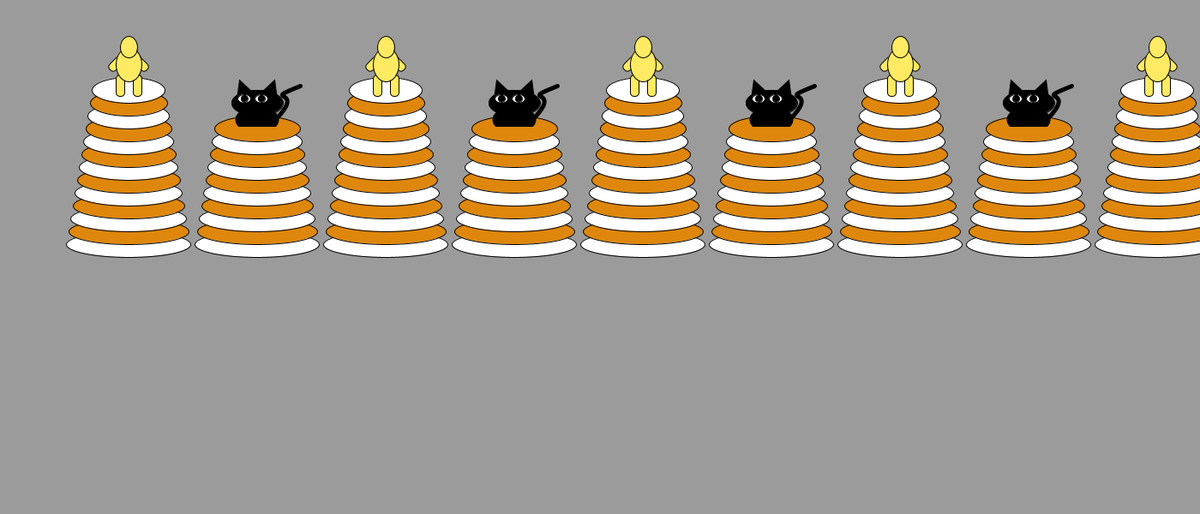
Frame 1 (no input)
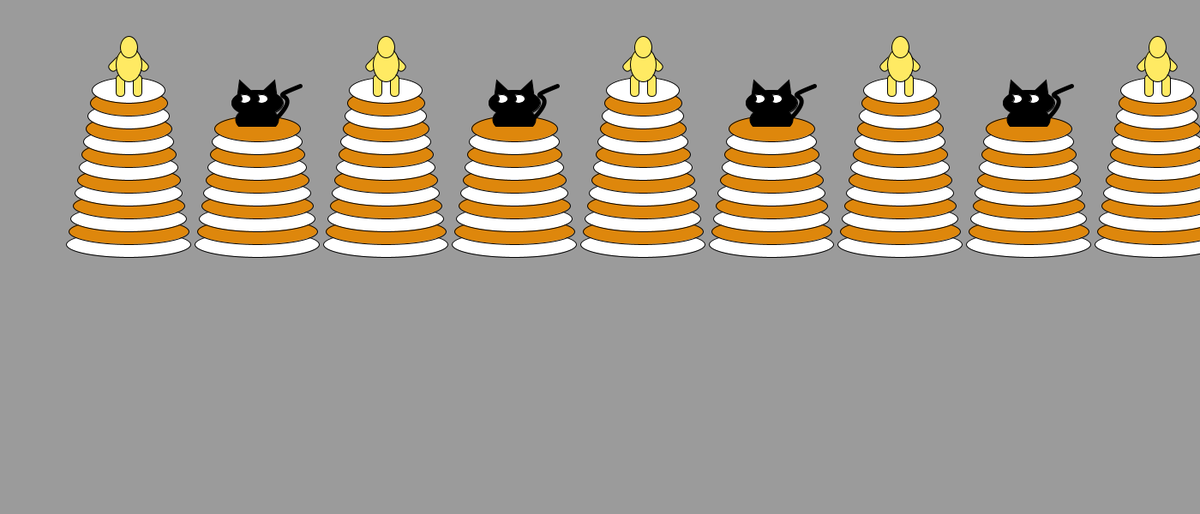
Frame 60 (the mouse pressed at the canvas centre just before this capture)
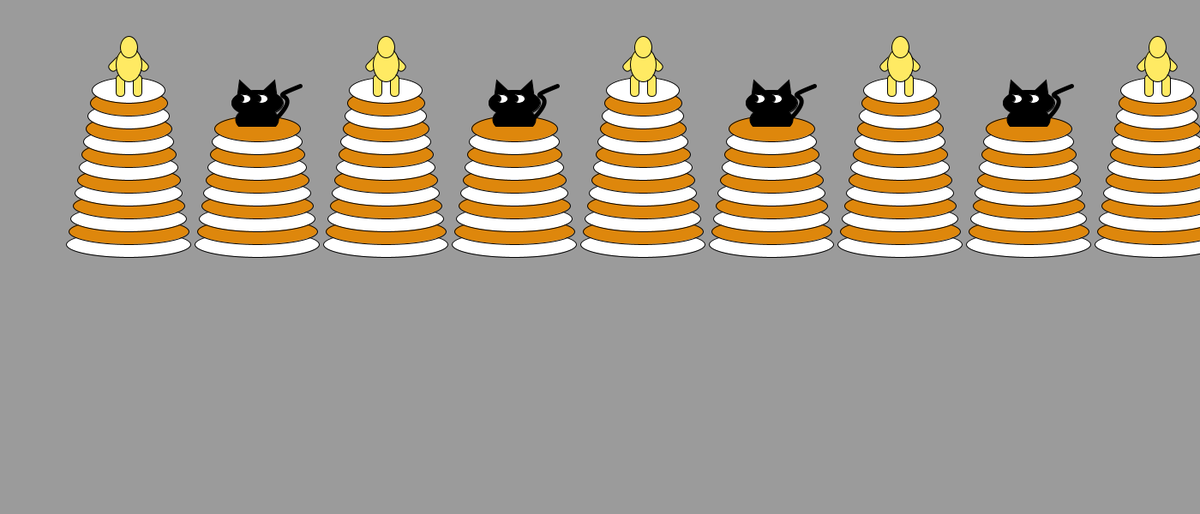
Frame 120 (the mouse held since frame 60 and released just before this capture)

The Processing sketch that drew these frames (run headless with seeded random() and noise(); from frame 60 on, the mouse is pressed at the canvas centre):

// Processing sketch: cat_in_the_hat
// ── cat_in_the_hat.pde
//Credit To Will We worked together

float kittyEyesOffset = 0;
float kittyEyesDx = 0.2;
float xTower;
float w = 100;

int isCat = (int) random(2);
/*
 Fun practice challenge with loops!
 1. Make 10 towers using a loop!
 2. How can you alternate between drawing a person and drawing a cat in the loop?
 -- hint, maybe think about isCat?
 3. How do you make the cats eyes move? What variable should you change?
 */


void setup() {
  size(1400, 600);
  rectMode(CENTER);
  background(155);
}
void draw() {
  background(155);
  for (xTower = 1; xTower <=5; xTower += 1) {
    tower(xTower * 300, 300, 200, "kitty", color(222, 135, 12));
  }
  for (xTower = 1; xTower <=5; xTower += 1) {
    tower(xTower * 300 - 150, 300, 400, "Person", color(222, 135, 12));
  }
}

void tower(float xCenter, float yBottom, float h, String figure, color col) {
  float spacing = 30;
  int numLayers = (int) max(h / spacing, 10);
  for (int n = 1; n <= numLayers; n++) {
    if (n % 2 == 0) {
      fill(col);
    } else {
      fill(255);
    }
    ellipse(xCenter,
      yBottom - n * spacing * .5, 150 - n * 5, spacing);
  }
  // figure on top
  float towerTop = yBottom - numLayers * spacing * .5;
  if (figure == "kitty") {
    kitty(xCenter, towerTop);
  } else {
    person(xCenter, towerTop);
  }
}

void kitty(float xCenter, float towerTop) {
  fill(0);
  arc(xCenter, towerTop - 10, 50, 30, radians(150), radians(390), CHORD);
  // tail
  noFill();
  strokeWeight(5);
  bezier(xCenter + 50, towerTop - 50,
    xCenter, towerTop - 30, xCenter + 60, towerTop - 50,
    xCenter + 20, towerTop - 10);
  fill(0);
  strokeWeight(1);
  for (int ear = -1; ear <= 1; ear = ear + 2) {
    push();
    translate(xCenter, towerTop);
    rotate(radians(ear * 20));
    triangle(-10, -40, 10, -40, 0, -60);
    pop();
  }
  // face
  ellipse(xCenter, towerTop - 30, 60, 30);
  fill(255);
  ellipse(xCenter - 15, towerTop - 35, 15, 10);
  ellipse(xCenter + 5, towerTop - 35, 15, 10);

  // eyes, oscillate
  fill(0);
  ellipse(xCenter - 15 + kittyEyesOffset, towerTop - 35, 8, 8);
  ellipse(xCenter + 5 + kittyEyesOffset, towerTop - 35, 8, 8);
  kittyEyesOffset += kittyEyesDx;
  if (kittyEyesOffset >= 8 || kittyEyesOffset <= -8) {
    kittyEyesDx = -kittyEyesDx;
  }
}



void person(float xCenter, float towerTop) {
  fill(255, 234, 99);
  // legs
  rect(xCenter + 10, towerTop - 5, 10, 25, 80);
  rect(xCenter - 10, towerTop - 5, 10, 25, 80);

  // arms
  push();
  translate(xCenter, towerTop - 45);
  rotate(radians(-45));
  rect(0, 10, 10, 40, 70);
  rotate(radians(90));
  rect(0, 10, 10, 40, 70);
  pop();

  ellipse(xCenter, towerTop - 30, 30, 40);
  ellipse(xCenter, towerTop - 50, 20, 25);
}
